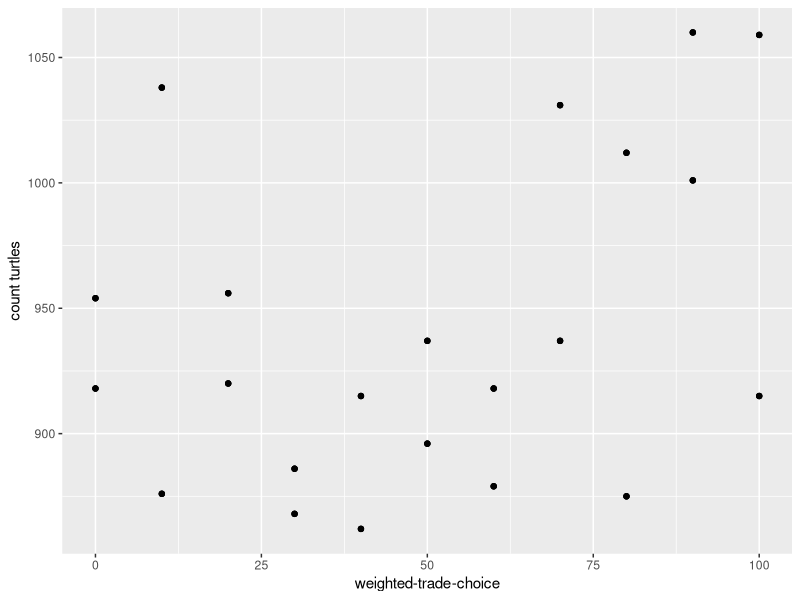
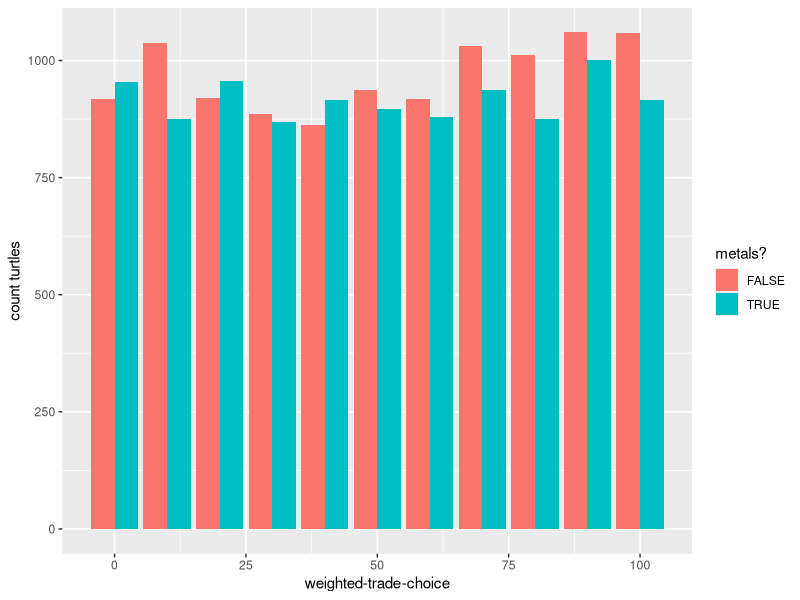

These figures' R source, in order: (Note: this script raises an error after producing the figures.)
#Data analysis script for NetLogo output
#A set of visualizations for a standard table output of NetLogo: scatterplot, barplot, and lineplot.
#This is an example script used in chapter 9 of Romanowska, I., Wren, C., Crabtree, S. 2021. Agent-Based Modeling for Archaeology: Simulating the Complexity of Societies. Santa Fe, NM: SFI Press.
#Code blocks: 9.6, 9.8, 9.10, 9.12

# If you do not have the packages listed, uncomment the next line and run it once
# install.packages("ggplot2","dplyr","readr")

library(readr)
library(ggplot2)
library(dplyr)

simdata <- read_csv("Gaul_Model experiment-table.csv", skip = 6)

# X-Y plot
ggplot(simdata,aes(`weighted-trade-choice`,`count turtles`)) +
  geom_point()

# Bar plot
simdata %>%
  group_by(`weighted-trade-choice`, `metals?`) %>%
  mutate(mean_turtles = mean(`count turtles`)) %>%
  ggplot(aes(`weighted-trade-choice`,`count turtles`,fill = `metals?`)) +
  geom_col(position = "dodge")

# Wine curve plot
curve_data <- read_csv("metals_ true_repro3_13.csv", skip = 17) %>%
  rename(Etruscan = y) %>%
  rename(Greek = y_1)

ggplot(curve_data) +
  geom_line(aes(x,Etruscan), color = "blue") +
  geom_line(aes(x_1,Greek), color = "orange") 

# To export any of these plots, use the ggsave() command after calling the plot